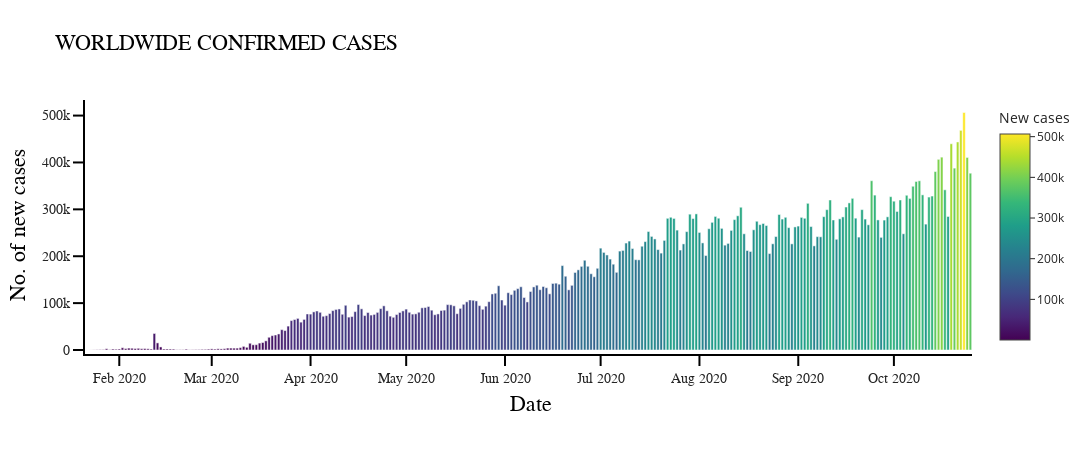

This figure's notebook cell:
### Code cell
fig=px.bar(day_wise,x='Date',y='New cases',hover_data=['New cases','Daily change','Daily change(%)'],
           template='simple_white',color='New cases')
fig.update_layout(hovermode="x unified",
                  autosize=False,
                  width=1100,
                  height=450,
                  margin=dict(
                      l=50,
                      r=50,
                      b=100,
                      t=100,
                      pad=4
                  ),
                  paper_bgcolor="white",
                  
                 )
fig.update_layout(
    hoverlabel=dict(
        bgcolor="white", 
        font_size=15, 
        font_family="Rockwell"
    )
)
fig.update_layout(
    showlegend=True,
    legend=dict(
        x=0,
        y=1,
        traceorder="reversed",
        title_font_family="Rockwell",
        font=dict(
            family="Rockwell",
            size=12,
            color="black"
        ),
       
    )
)
fig.update_layout(title='WORLDWIDE CONFIRMED CASES',
                  title_font_family='Rockwell',
                  title_font_color='black',
                  title_font_size=22)
fig.update_xaxes(title_text='Date',
                 title_font_family='Rockwell',
                 title_font_color='black',
                 title_font_size=22,
                 ticks="outside", 
                 tickwidth=2, 
                 tickcolor='black', 
                 ticklen=10,
                 tickfont_size=14,
                 tickfont_family='Rockwell ',
                 showline=True, 
                 linewidth=2, 
                 linecolor='black'
                )
fig.update_yaxes(title_text='No. of new cases',
                 title_font_family='Rockwell',
                 title_font_color='black',
                 title_font_size=22,
                 ticks="outside", 
                 tickwidth=2, 
                 tickcolor='black', 
                 ticklen=10,
                 tickfont_size=14,
                 tickfont_family='Balto',
                 showline=True, 
                 linewidth=2, 
                 linecolor='black')

fig.show()

### Figure 1 — Plotly figure (JSON) as saved in the notebook; plotly's stock layout.template omitted (floating-point values rounded to 4 significant figures; data arrays with more than 128 entries replaced by an {"elided": "..."} marker saying what was removed)
{"data": [{"alignmentgroup": "True", "customdata": {"elided": "277x3 float values"}, "hovertemplate": "Date=%{x}<br>New cases=%{marker.color}<br>Daily change=%{customdata[1]}<br>Daily change(%)=%{customdata[2]}<extra></extra>", "legendgroup": "", "marker": {"color": {"elided": "277 int values"}, "coloraxis": "coloraxis"}, "name": "", "offsetgroup": "", "orientation": "v", "showlegend": false, "textposition": "auto", "type": "bar", "x": {"elided": "277 str values"}, "xaxis": "x", "y": {"elided": "277 int values"}, "yaxis": "y"}], "layout": {"autosize": false, "barmode": "relative", "coloraxis": {"colorbar": {"title": {"text": "New cases"}}, "colorscale": [[0, "#440154"], [0.1111, "#482878"], [0.2222, "#3e4989"], [0.3333, "#31688e"], [0.4444, "#26828e"], [0.5556, "#1f9e89"], [0.6667, "#35b779"], [0.7778, "#6ece58"], [0.8889, "#b5de2b"], [1, "#fde725"]]}, "height": 450, "hoverlabel": {"bgcolor": "white", "font": {"family": "Rockwell", "size": 15}}, "hovermode": "x unified", "legend": {"font": {"color": "black", "family": "Rockwell", "size": 12}, "title": {"font": {"family": "Rockwell"}}, "tracegroupgap": 0, "traceorder": "reversed", "x": 0, "y": 1}, "margin": {"b": 100, "l": 50, "pad": 4, "r": 50, "t": 100}, "paper_bgcolor": "white", "showlegend": true, "title": {"font": {"color": "black", "family": "Rockwell", "size": 22}, "text": "WORLDWIDE CONFIRMED CASES"}, "width": 1100, "xaxis": {"anchor": "y", "domain": [0, 1], "linecolor": "black", "linewidth": 2, "showline": true, "tickcolor": "black", "tickfont": {"family": "Rockwell ", "size": 14}, "ticklen": 10, "ticks": "outside", "tickwidth": 2, "title": {"font": {"color": "black", "family": "Rockwell", "size": 22}, "text": "Date"}}, "yaxis": {"anchor": "x", "domain": [0, 1], "linecolor": "black", "linewidth": 2, "showline": true, "tickcolor": "black", "tickfont": {"family": "Balto", "size": 14}, "ticklen": 10, "ticks": "outside", "tickwidth": 2, "title": {"font": {"color": "black", "family": "Rockwell", "size": 22}, "text": "No. of new cases"}}}}
